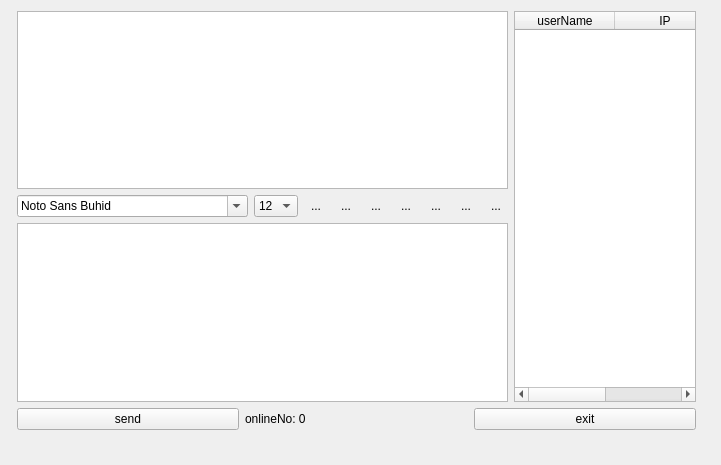
<?xml version="1.0" encoding="UTF-8"?>
<ui version="4.0">
 <class>widget</class>
 <widget class="QWidget" name="widget">
  <property name="geometry">
   <rect>
    <x>0</x>
    <y>0</y>
    <width>721</width>
    <height>465</height>
   </rect>
  </property>
  <property name="windowTitle">
   <string>widget</string>
  </property>
  <widget class="QWidget" name="layoutWidget">
   <property name="geometry">
    <rect>
     <x>6</x>
     <y>0</y>
     <width>701</width>
     <height>441</height>
    </rect>
   </property>
   <property name="sizeIncrement">
    <size>
     <width>100</width>
     <height>0</height>
    </size>
   </property>
   <layout class="QVBoxLayout" name="verticalLayout_2">
    <item>
     <layout class="QHBoxLayout" name="horizontalLayout_3">
      <item>
       <layout class="QVBoxLayout" name="verticalLayout">
        <item>
         <widget class="QTextBrowser" name="msgBrowser">
          <property name="sizeIncrement">
           <size>
            <width>100</width>
            <height>0</height>
           </size>
          </property>
         </widget>
        </item>
        <item>
         <layout class="QHBoxLayout" name="horizontalLayout">
          <item>
           <widget class="QFontComboBox" name="fontComboBox">
            <property name="sizeIncrement">
             <size>
              <width>100</width>
              <height>0</height>
             </size>
            </property>
            <property name="currentIndex">
             <number>133</number>
            </property>
           </widget>
          </item>
          <item>
           <widget class="QComboBox" name="sizeComboBox">
            <property name="sizeIncrement">
             <size>
              <width>100</width>
              <height>0</height>
             </size>
            </property>
            <property name="currentIndex">
             <number>4</number>
            </property>
            <item>
             <property name="text">
              <string>8</string>
             </property>
            </item>
            <item>
             <property name="text">
              <string>9</string>
             </property>
            </item>
            <item>
             <property name="text">
              <string>10</string>
             </property>
            </item>
            <item>
             <property name="text">
              <string>11</string>
             </property>
            </item>
            <item>
             <property name="text">
              <string>12</string>
             </property>
            </item>
            <item>
             <property name="text">
              <string>13</string>
             </property>
            </item>
            <item>
             <property name="text">
              <string>14</string>
             </property>
            </item>
            <item>
             <property name="text">
              <string>15</string>
             </property>
            </item>
            <item>
             <property name="text">
              <string>16</string>
             </property>
            </item>
            <item>
             <property name="text">
              <string>17</string>
             </property>
            </item>
            <item>
             <property name="text">
              <string>18</string>
             </property>
            </item>
            <item>
             <property name="text">
              <string>19</string>
             </property>
            </item>
            <item>
             <property name="text">
              <string>20</string>
             </property>
            </item>
            <item>
             <property name="text">
              <string>21</string>
             </property>
            </item>
            <item>
             <property name="text">
              <string>22</string>
             </property>
            </item>
            <item>
             <property name="text">
              <string>25</string>
             </property>
            </item>
           </widget>
          </item>
          <item>
           <widget class="QToolButton" name="boldTBtn">
            <property name="sizePolicy">
             <sizepolicy hsizetype="Preferred" vsizetype="Preferred">
              <horstretch>0</horstretch>
              <verstretch>0</verstretch>
             </sizepolicy>
            </property>
            <property name="sizeIncrement">
             <size>
              <width>0</width>
              <height>0</height>
             </size>
            </property>
            <property name="toolTip">
             <string>&lt;html&gt;&lt;head/&gt;&lt;body&gt;&lt;p&gt;bold&lt;/p&gt;&lt;/body&gt;&lt;/html&gt;</string>
            </property>
            <property name="text">
             <string>...</string>
            </property>
            <property name="icon">
             <iconset resource="imagesrsc.qrc">
              <normaloff>:/iconQQ/format_text_bold.png</normaloff>:/iconQQ/format_text_bold.png</iconset>
            </property>
            <property name="checkable">
             <bool>true</bool>
            </property>
            <property name="autoRaise">
             <bool>true</bool>
            </property>
           </widget>
          </item>
          <item>
           <widget class="QToolButton" name="italicTBtn">
            <property name="sizePolicy">
             <sizepolicy hsizetype="Preferred" vsizetype="Preferred">
              <horstretch>0</horstretch>
              <verstretch>0</verstretch>
             </sizepolicy>
            </property>
            <property name="sizeIncrement">
             <size>
              <width>0</width>
              <height>0</height>
             </size>
            </property>
            <property name="toolTip">
             <string>&lt;html&gt;&lt;head/&gt;&lt;body&gt;&lt;p&gt;&lt;span style=&quot; font-weight:600; color:#41863f;&quot;&gt;italtic&lt;/span&gt;&lt;/p&gt;&lt;/body&gt;&lt;/html&gt;</string>
            </property>
            <property name="text">
             <string>...</string>
            </property>
            <property name="icon">
             <iconset resource="imagesrsc.qrc">
              <normaloff>:/iconQQ/font_italic.png</normaloff>:/iconQQ/font_italic.png</iconset>
            </property>
            <property name="checkable">
             <bool>true</bool>
            </property>
            <property name="autoRaise">
             <bool>true</bool>
            </property>
           </widget>
          </item>
          <item>
           <widget class="QToolButton" name="underlineTBtn">
            <property name="sizePolicy">
             <sizepolicy hsizetype="Preferred" vsizetype="Preferred">
              <horstretch>0</horstretch>
              <verstretch>0</verstretch>
             </sizepolicy>
            </property>
            <property name="sizeIncrement">
             <size>
              <width>0</width>
              <height>0</height>
             </size>
            </property>
            <property name="text">
             <string>...</string>
            </property>
            <property name="icon">
             <iconset resource="imagesrsc.qrc">
              <normaloff>:/iconQQ/font_underlined.png</normaloff>:/iconQQ/font_underlined.png</iconset>
            </property>
            <property name="checkable">
             <bool>true</bool>
            </property>
            <property name="autoRaise">
             <bool>true</bool>
            </property>
           </widget>
          </item>
          <item>
           <widget class="QToolButton" name="colorTBtn">
            <property name="sizePolicy">
             <sizepolicy hsizetype="Preferred" vsizetype="Preferred">
              <horstretch>0</horstretch>
              <verstretch>0</verstretch>
             </sizepolicy>
            </property>
            <property name="sizeIncrement">
             <size>
              <width>0</width>
              <height>0</height>
             </size>
            </property>
            <property name="text">
             <string>...</string>
            </property>
            <property name="icon">
             <iconset resource="imagesrsc.qrc">
              <normaloff>:/iconQQ/colorsync.png</normaloff>:/iconQQ/colorsync.png</iconset>
            </property>
            <property name="autoRaise">
             <bool>true</bool>
            </property>
           </widget>
          </item>
          <item>
           <widget class="QToolButton" name="sendTBtn">
            <property name="sizePolicy">
             <sizepolicy hsizetype="Preferred" vsizetype="Preferred">
              <horstretch>0</horstretch>
              <verstretch>0</verstretch>
             </sizepolicy>
            </property>
            <property name="sizeIncrement">
             <size>
              <width>0</width>
              <height>0</height>
             </size>
            </property>
            <property name="toolTip">
             <string>&lt;html&gt;&lt;head/&gt;&lt;body&gt;&lt;p&gt;send files&lt;/p&gt;&lt;/body&gt;&lt;/html&gt;</string>
            </property>
            <property name="text">
             <string>...</string>
            </property>
            <property name="icon">
             <iconset resource="imagesrsc.qrc">
              <normaloff>:/iconQQ/sendfile.png</normaloff>:/iconQQ/sendfile.png</iconset>
            </property>
            <property name="autoRaise">
             <bool>true</bool>
            </property>
           </widget>
          </item>
          <item>
           <widget class="QToolButton" name="saveTBtn">
            <property name="sizePolicy">
             <sizepolicy hsizetype="Preferred" vsizetype="Preferred">
              <horstretch>0</horstretch>
              <verstretch>0</verstretch>
             </sizepolicy>
            </property>
            <property name="sizeIncrement">
             <size>
              <width>0</width>
              <height>0</height>
             </size>
            </property>
            <property name="whatsThis">
             <string>&lt;html&gt;&lt;head/&gt;&lt;body&gt;&lt;p&gt;save files&lt;/p&gt;&lt;/body&gt;&lt;/html&gt;</string>
            </property>
            <property name="text">
             <string>...</string>
            </property>
            <property name="icon">
             <iconset resource="imagesrsc.qrc">
              <normaloff>:/iconQQ/save.png</normaloff>:/iconQQ/save.png</iconset>
            </property>
            <property name="autoRaise">
             <bool>true</bool>
            </property>
           </widget>
          </item>
          <item>
           <widget class="QToolButton" name="clearTBtn">
            <property name="sizePolicy">
             <sizepolicy hsizetype="Preferred" vsizetype="Preferred">
              <horstretch>0</horstretch>
              <verstretch>0</verstretch>
             </sizepolicy>
            </property>
            <property name="sizeIncrement">
             <size>
              <width>0</width>
              <height>0</height>
             </size>
            </property>
            <property name="toolTip">
             <string>&lt;html&gt;&lt;head/&gt;&lt;body&gt;&lt;p&gt;clear chat record&lt;/p&gt;&lt;/body&gt;&lt;/html&gt;</string>
            </property>
            <property name="text">
             <string>...</string>
            </property>
            <property name="icon">
             <iconset resource="imagesrsc.qrc">
              <normaloff>:/iconQQ/clear.png</normaloff>:/iconQQ/clear.png</iconset>
            </property>
            <property name="autoRaise">
             <bool>true</bool>
            </property>
           </widget>
          </item>
         </layout>
        </item>
        <item>
         <widget class="QTextEdit" name="msgTextEdit">
          <property name="sizeIncrement">
           <size>
            <width>100</width>
            <height>0</height>
           </size>
          </property>
         </widget>
        </item>
       </layout>
      </item>
      <item>
       <widget class="QTableWidget" name="usrTableWidget">
        <property name="minimumSize">
         <size>
          <width>78</width>
          <height>0</height>
         </size>
        </property>
        <property name="sizeIncrement">
         <size>
          <width>100</width>
          <height>10</height>
         </size>
        </property>
        <property name="selectionMode">
         <enum>QAbstractItemView::SingleSelection</enum>
        </property>
        <property name="selectionBehavior">
         <enum>QAbstractItemView::SelectRows</enum>
        </property>
        <property name="showGrid">
         <bool>false</bool>
        </property>
        <column>
         <property name="text">
          <string>userName</string>
         </property>
        </column>
        <column>
         <property name="text">
          <string>IP</string>
         </property>
        </column>
       </widget>
      </item>
     </layout>
    </item>
    <item>
     <layout class="QHBoxLayout" name="horizontalLayout_2">
      <item>
       <widget class="QPushButton" name="sendBtn">
        <property name="sizeIncrement">
         <size>
          <width>100</width>
          <height>0</height>
         </size>
        </property>
        <property name="text">
         <string>send</string>
        </property>
       </widget>
      </item>
      <item>
       <widget class="QLabel" name="usrNumLabel">
        <property name="sizeIncrement">
         <size>
          <width>100</width>
          <height>0</height>
         </size>
        </property>
        <property name="text">
         <string>onlineNo: 0</string>
        </property>
       </widget>
      </item>
      <item>
       <widget class="QPushButton" name="exitBtn">
        <property name="sizeIncrement">
         <size>
          <width>100</width>
          <height>0</height>
         </size>
        </property>
        <property name="text">
         <string>exit</string>
        </property>
       </widget>
      </item>
     </layout>
    </item>
   </layout>
  </widget>
 </widget>
 <layoutdefault spacing="6" margin="11"/>
 <resources>
  <include location="imagesrsc.qrc"/>
 </resources>
 <connections/>
</ui>
